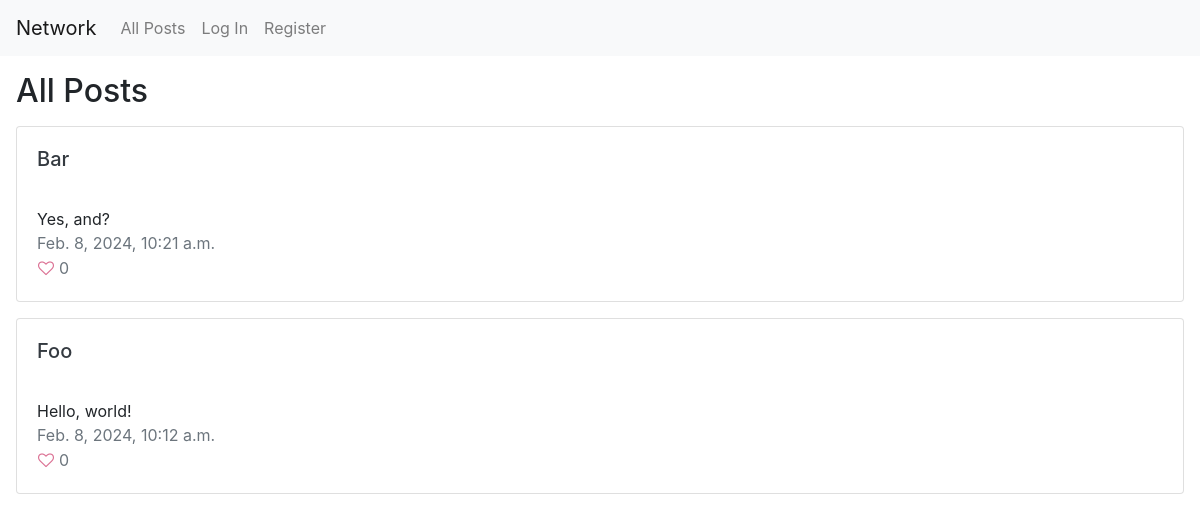
The app's page /, older data.
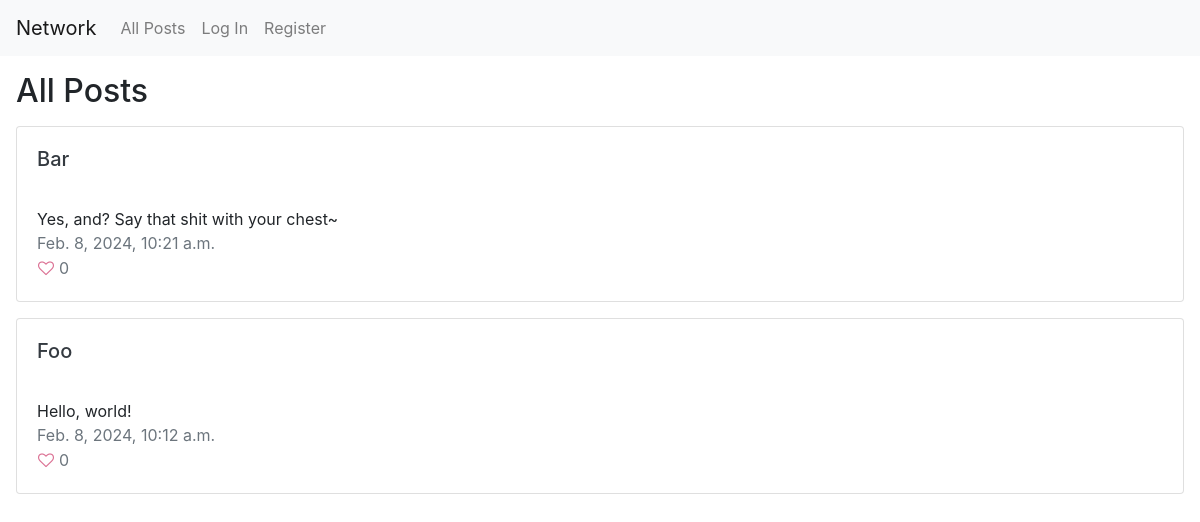
The same page, newer data.
### network/models.py (models this page shows, shortened)
class Post(models.Model):
    user = models.ForeignKey(User, on_delete=models.CASCADE)
    content = models.TextField()
    created_date = models.DateTimeField(auto_now_add=True)
    updated_date = models.DateTimeField(auto_now=True)
    likes = models.IntegerField(default=0)

class User(AbstractUser):
    pass

### network/views.py (the view)
# urls.py: path("", views.index, name="index"),
def index(request):
    posts = Post.objects.all().order_by('-created_date')
    paginator = Paginator(posts, 10)
    page_number = request.GET.get('page')
    page_obj = paginator.get_page(page_number)
    if request.method == "POST":
        form = NewPostForm(request.POST)
        if form.is_valid():
            new_content = form.cleaned_data["content"]
            new_post = Post(user=request.user, content=new_content)
            new_post.save()
            posts = Post.objects.all().order_by('-created_date')
            paginator = Paginator(posts, 10)
            page_number = request.GET.get('page')
            page_obj = paginator.get_page(page_number)
            return render(request, "network/index.html", {
                "form": NewPostForm(),
                "pages": page_obj
            })
        else:
           return render(request, "network/index.html", {
                "form": form,
                "pages": page_obj
            })
    else:
        return render(request, "network/index.html", {
            "form": NewPostForm(),
            "pages": page_obj
        })

### network/templates/network/index.html (shortened to what this page needs)
{% extends "network/layout.html" %}
{% block body %}
<div class="m-3">
    <h2> All Posts </h2>
</div>
    {% include "network/posts.html" %}
{% endblock %}

### network/templates/network/posts.html (shortened to what this page needs)
{% load static %}
<div class="m-3">
    {% for post in pages %}
    <div class="card mb-3">
        <div class="card-body" id="post-{{ post.id }}">
            <a href="{% url 'profile' id=post.user.id %}">
                <h5 class="text-dark card-title">{{post.user.username}}</h5>
            </a>
            <br>
            <p style="margin: 0px; padding: 0px;">{{ post.content }}</p>
            <p class="text-secondary" style="margin: 0px; padding: 0px;">{{ post.created_date }}</p>
            <div class="d-flex align-items-center">
                <button class="btn btn-link p-0 like-post" data-post-id="{{ post.id }}">
                    <i id="like-{{ post.id }}" class="fa fa-heart-o" aria-hidden="true" style="color:palevioletred;"></i>
                </button>
                <p class="text-secondary mb-0 ml-1">{{ post.likes }}</p>
            </div>
        </div>
      </div>
      {% endfor %}
      <div class="pagination">
    </div>

Row changes from the older to the newer data that the page shows:
changed Post "Bar": content "Yes, and?" → "Yes, and? Say that shit with your chest~"
